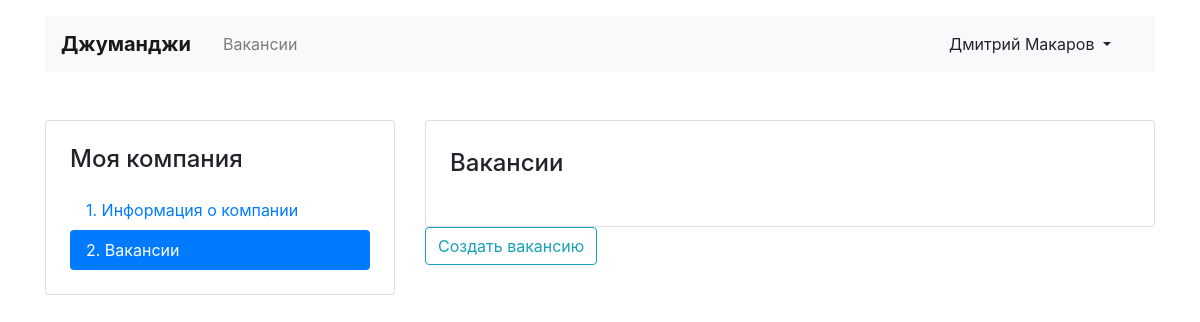
Before: /mycompany/vacancies/ (signed in) with the older database file.
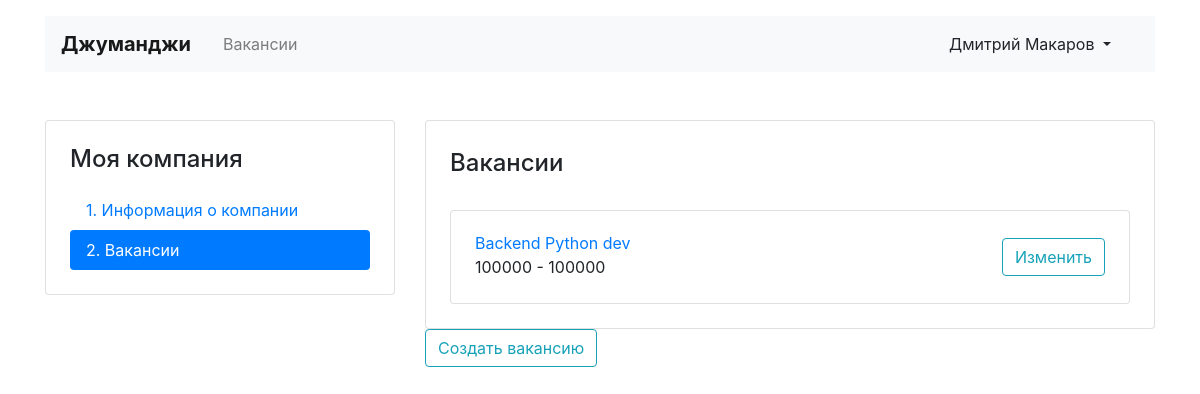
After: the same page with the newer database file.
### work/models.py (models this page shows, shortened)
class Vacancy(models.Model):
    title = models.CharField(max_length=50)
    speciality = models.ForeignKey(Specialty, on_delete=models.CASCADE, related_name='vacancies')
    company = models.ForeignKey(Company, on_delete=models.CASCADE, related_name='vacancies')
    skills = models.CharField(max_length=255)
    description = models.TextField()
    salary_min = models.IntegerField()
    salary_max = models.IntegerField()
    posted = models.DateField()

### work/views.py (the view)
# urls.py: path('mycompany/vacancies/', view.mycomp_vacancy_list, name='comp_vac'),
@login_required
def mycomp_vacancy_list(request):
    try:
        mdl.Company.objects.get(owner__id=request.user.id)
    except mdl.Company.DoesNotExist:
        return redirect('comp_edit')
    vac_of_comp = mdl.Vacancy.objects.filter(company__owner__id=request.user.id)
    return render(request, "work/vacancy-list.html", context={
        'vacancies': vac_of_comp,
    })

### work/templates/work/vacancy-list.html
{% extends "work/base.html" %}
{% block content %}
<main class="container mt-3 pb-5">
    <div class="row mt-5">
      <div class="col-12 col-lg-4">
        <aside class="pt-3 pb-4 px-4 mb-5 card">
          <h1 class="h4 pt-2 pb-2">Моя компания</h1>
          <div class="nav flex-column nav-pills" id="v-pills-tab" role="tablist" aria-orientation="vertical">
            <a class="nav-link" href="{% url 'comp_edit' %}">1. Информация о&nbsp;компании</a>
            <a class="nav-link active" href="{% url 'comp_vac' %}">2. Вакансии</a>
          </div>
        </aside>
      </div>
      <div class="col-12 col-lg-8">
        <div class="card">
          <div class="card-body px-4 pb-4">
            <section class="tab-pane fade show active">
              <h2 class="h4 pt-2 pb-3">Вакансии</h2>
              {% for vac in vacancies %}
              <div class="card mt-3">
                <div class="card-body px-4">
                  <div class="row align-items-center">
                    <div class="col-6 col-lg-8">
                      <a href="{% url 'comp_vac_ed' vac.id %}" class="mb-1">{{ vac.title }}</a>
                      <p class="mb-1">
                        <span class="mr-4">{{ vac.salary_min }} - {{ vac.salary_max }}</span>
                      </p>
                    </div>
                    <div class="col-6 col-lg-4 text-right">
                      <a href="{% url 'comp_vac_ed' vac.id %}" class="btn btn-outline-info">Изменить</a>
                    </div>
                  </div>
                </div>
              </div>
              {% endfor %}
            </section>
          </div>
        </div>
        <a href="{% url 'comp_vac_cr' %}" class="btn btn-outline-info">Создать вакансию</a>
      </div>
    </div>
  </main>
{% endblock content %}

Changed rows visible on the page:
added Vacancy: title "Backend Python dev", salary_min "100000", salary_max "100000"
